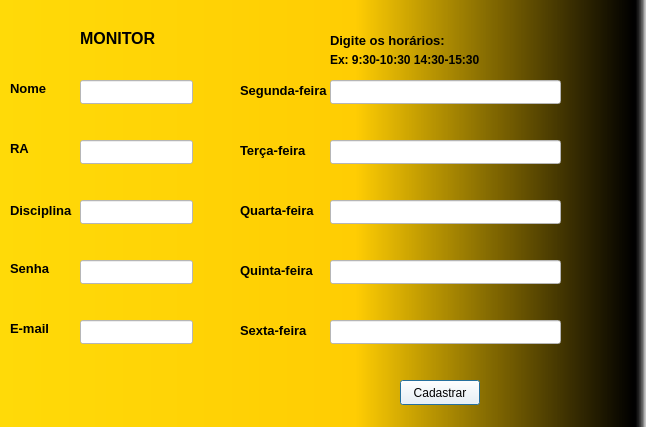
<?xml version="1.0" encoding="UTF-8"?>
<ui version="4.0">
 <class>RegistrarMonitor</class>
 <widget class="QDialog" name="RegistrarMonitor">
  <property name="geometry">
   <rect>
    <x>0</x>
    <y>0</y>
    <width>646</width>
    <height>427</height>
   </rect>
  </property>
  <property name="minimumSize">
   <size>
    <width>646</width>
    <height>427</height>
   </size>
  </property>
  <property name="maximumSize">
   <size>
    <width>646</width>
    <height>427</height>
   </size>
  </property>
  <property name="windowTitle">
   <string>Dialog</string>
  </property>
  <property name="styleSheet">
   <string notr="true">QDialog{
background-color: qlineargradient(spread:pad, x1:0, y1:0, x2:1, y2:0, stop:0 rgba(255, 218, 8, 255), stop:0.55 rgba(255, 205, 3, 255), stop:0.98 rgba(0, 0, 0, 255), stop:1 rgba(0, 0, 0, 0));
}
</string>
  </property>
  <widget class="QLabel" name="label_9">
   <property name="geometry">
    <rect>
     <x>10</x>
     <y>140</y>
     <width>55</width>
     <height>16</height>
    </rect>
   </property>
   <property name="font">
    <font>
     <pointsize>10</pointsize>
     <weight>75</weight>
     <bold>true</bold>
    </font>
   </property>
   <property name="styleSheet">
    <string notr="true">color: rgb(0, 0, 0);</string>
   </property>
   <property name="text">
    <string>RA</string>
   </property>
  </widget>
  <widget class="QLabel" name="label_11">
   <property name="geometry">
    <rect>
     <x>10</x>
     <y>260</y>
     <width>55</width>
     <height>16</height>
    </rect>
   </property>
   <property name="font">
    <font>
     <pointsize>10</pointsize>
     <weight>75</weight>
     <bold>true</bold>
    </font>
   </property>
   <property name="styleSheet">
    <string notr="true">color: rgb(0, 0, 0);</string>
   </property>
   <property name="text">
    <string>Senha</string>
   </property>
  </widget>
  <widget class="QLineEdit" name="senha">
   <property name="geometry">
    <rect>
     <x>80</x>
     <y>260</y>
     <width>113</width>
     <height>24</height>
    </rect>
   </property>
   <property name="styleSheet">
    <string notr="true">background-color: rgb(255, 255, 255);</string>
   </property>
   <property name="echoMode">
    <enum>QLineEdit::Password</enum>
   </property>
  </widget>
  <widget class="QLabel" name="label_8">
   <property name="geometry">
    <rect>
     <x>10</x>
     <y>80</y>
     <width>55</width>
     <height>16</height>
    </rect>
   </property>
   <property name="font">
    <font>
     <pointsize>10</pointsize>
     <weight>75</weight>
     <bold>true</bold>
    </font>
   </property>
   <property name="styleSheet">
    <string notr="true">color: rgb(0, 0, 0);</string>
   </property>
   <property name="text">
    <string>Nome</string>
   </property>
  </widget>
  <widget class="QLabel" name="label_2">
   <property name="geometry">
    <rect>
     <x>330</x>
     <y>30</y>
     <width>161</width>
     <height>21</height>
    </rect>
   </property>
   <property name="font">
    <font>
     <pointsize>10</pointsize>
     <weight>75</weight>
     <bold>true</bold>
    </font>
   </property>
   <property name="styleSheet">
    <string notr="true">color: rgb(0, 0, 0);</string>
   </property>
   <property name="text">
    <string>Digite os horários:</string>
   </property>
  </widget>
  <widget class="QLineEdit" name="disciplina">
   <property name="geometry">
    <rect>
     <x>80</x>
     <y>200</y>
     <width>113</width>
     <height>24</height>
    </rect>
   </property>
   <property name="styleSheet">
    <string notr="true">background-color: rgb(255, 255, 255);</string>
   </property>
  </widget>
  <widget class="QLabel" name="label_10">
   <property name="geometry">
    <rect>
     <x>10</x>
     <y>200</y>
     <width>91</width>
     <height>21</height>
    </rect>
   </property>
   <property name="font">
    <font>
     <pointsize>10</pointsize>
     <weight>75</weight>
     <bold>true</bold>
    </font>
   </property>
   <property name="styleSheet">
    <string notr="true">color: rgb(0, 0, 0);</string>
   </property>
   <property name="text">
    <string>Disciplina</string>
   </property>
  </widget>
  <widget class="QLineEdit" name="ra">
   <property name="geometry">
    <rect>
     <x>80</x>
     <y>140</y>
     <width>113</width>
     <height>24</height>
    </rect>
   </property>
   <property name="styleSheet">
    <string notr="true">background-color: rgb(255, 255, 255);</string>
   </property>
  </widget>
  <widget class="QLabel" name="label_3">
   <property name="geometry">
    <rect>
     <x>330</x>
     <y>50</y>
     <width>221</width>
     <height>20</height>
    </rect>
   </property>
   <property name="font">
    <font>
     <pointsize>9</pointsize>
     <weight>75</weight>
     <bold>true</bold>
    </font>
   </property>
   <property name="styleSheet">
    <string notr="true">color: rgb(0, 0, 0);</string>
   </property>
   <property name="text">
    <string>Ex: 9:30-10:30 14:30-15:30</string>
   </property>
  </widget>
  <widget class="QPushButton" name="registrar">
   <property name="geometry">
    <rect>
     <x>400</x>
     <y>380</y>
     <width>80</width>
     <height>25</height>
    </rect>
   </property>
   <property name="styleSheet">
    <string notr="true">color: rgb(0, 0, 0);
background-color: rgb(255, 255, 255);</string>
   </property>
   <property name="text">
    <string>Cadastrar</string>
   </property>
  </widget>
  <widget class="QLineEdit" name="nome">
   <property name="geometry">
    <rect>
     <x>80</x>
     <y>80</y>
     <width>113</width>
     <height>24</height>
    </rect>
   </property>
   <property name="styleSheet">
    <string notr="true">background-color: rgb(255, 255, 255);</string>
   </property>
  </widget>
  <widget class="QLabel" name="label_12">
   <property name="geometry">
    <rect>
     <x>10</x>
     <y>320</y>
     <width>55</width>
     <height>16</height>
    </rect>
   </property>
   <property name="font">
    <font>
     <pointsize>10</pointsize>
     <weight>75</weight>
     <bold>true</bold>
    </font>
   </property>
   <property name="styleSheet">
    <string notr="true">color: rgb(0, 0, 0);</string>
   </property>
   <property name="text">
    <string>E-mail</string>
   </property>
  </widget>
  <widget class="QLineEdit" name="email">
   <property name="geometry">
    <rect>
     <x>80</x>
     <y>320</y>
     <width>113</width>
     <height>24</height>
    </rect>
   </property>
   <property name="styleSheet">
    <string notr="true">background-color: rgb(255, 255, 255);</string>
   </property>
   <property name="echoMode">
    <enum>QLineEdit::Password</enum>
   </property>
  </widget>
  <widget class="QLabel" name="label_13">
   <property name="geometry">
    <rect>
     <x>80</x>
     <y>30</y>
     <width>111</width>
     <height>16</height>
    </rect>
   </property>
   <property name="font">
    <font>
     <pointsize>12</pointsize>
     <weight>75</weight>
     <bold>true</bold>
    </font>
   </property>
   <property name="styleSheet">
    <string notr="true">color: rgb(0, 0, 0);</string>
   </property>
   <property name="text">
    <string>MONITOR</string>
   </property>
  </widget>
  <widget class="QLineEdit" name="segunda">
   <property name="geometry">
    <rect>
     <x>330</x>
     <y>80</y>
     <width>231</width>
     <height>24</height>
    </rect>
   </property>
   <property name="styleSheet">
    <string notr="true">background-color: rgb(255, 255, 255);</string>
   </property>
  </widget>
  <widget class="QLineEdit" name="terca">
   <property name="geometry">
    <rect>
     <x>330</x>
     <y>140</y>
     <width>231</width>
     <height>24</height>
    </rect>
   </property>
   <property name="styleSheet">
    <string notr="true">background-color: rgb(255, 255, 255);</string>
   </property>
  </widget>
  <widget class="QLineEdit" name="quarta">
   <property name="geometry">
    <rect>
     <x>330</x>
     <y>200</y>
     <width>231</width>
     <height>24</height>
    </rect>
   </property>
   <property name="styleSheet">
    <string notr="true">background-color: rgb(255, 255, 255);</string>
   </property>
  </widget>
  <widget class="QLineEdit" name="quinta">
   <property name="geometry">
    <rect>
     <x>330</x>
     <y>260</y>
     <width>231</width>
     <height>24</height>
    </rect>
   </property>
   <property name="styleSheet">
    <string notr="true">background-color: rgb(255, 255, 255);</string>
   </property>
  </widget>
  <widget class="QLineEdit" name="sexta">
   <property name="geometry">
    <rect>
     <x>330</x>
     <y>320</y>
     <width>231</width>
     <height>24</height>
    </rect>
   </property>
   <property name="styleSheet">
    <string notr="true">background-color: rgb(255, 255, 255);</string>
   </property>
  </widget>
  <widget class="QLabel" name="label_14">
   <property name="geometry">
    <rect>
     <x>240</x>
     <y>80</y>
     <width>121</width>
     <height>21</height>
    </rect>
   </property>
   <property name="font">
    <font>
     <pointsize>10</pointsize>
     <weight>75</weight>
     <bold>true</bold>
    </font>
   </property>
   <property name="styleSheet">
    <string notr="true">color: rgb(0, 0, 0);</string>
   </property>
   <property name="text">
    <string>Segunda-feira</string>
   </property>
  </widget>
  <widget class="QLabel" name="label_15">
   <property name="geometry">
    <rect>
     <x>240</x>
     <y>140</y>
     <width>101</width>
     <height>21</height>
    </rect>
   </property>
   <property name="font">
    <font>
     <pointsize>10</pointsize>
     <weight>75</weight>
     <bold>true</bold>
    </font>
   </property>
   <property name="styleSheet">
    <string notr="true">color: rgb(0, 0, 0);</string>
   </property>
   <property name="text">
    <string>Terça-feira</string>
   </property>
  </widget>
  <widget class="QLabel" name="label_16">
   <property name="geometry">
    <rect>
     <x>240</x>
     <y>200</y>
     <width>111</width>
     <height>21</height>
    </rect>
   </property>
   <property name="font">
    <font>
     <pointsize>10</pointsize>
     <weight>75</weight>
     <bold>true</bold>
    </font>
   </property>
   <property name="styleSheet">
    <string notr="true">color: rgb(0, 0, 0);</string>
   </property>
   <property name="text">
    <string>Quarta-feira</string>
   </property>
  </widget>
  <widget class="QLabel" name="label_17">
   <property name="geometry">
    <rect>
     <x>240</x>
     <y>260</y>
     <width>111</width>
     <height>21</height>
    </rect>
   </property>
   <property name="font">
    <font>
     <pointsize>10</pointsize>
     <weight>75</weight>
     <bold>true</bold>
    </font>
   </property>
   <property name="styleSheet">
    <string notr="true">color: rgb(0, 0, 0);</string>
   </property>
   <property name="text">
    <string>Quinta-feira</string>
   </property>
  </widget>
  <widget class="QLabel" name="label_18">
   <property name="geometry">
    <rect>
     <x>240</x>
     <y>320</y>
     <width>101</width>
     <height>21</height>
    </rect>
   </property>
   <property name="font">
    <font>
     <pointsize>10</pointsize>
     <weight>75</weight>
     <bold>true</bold>
    </font>
   </property>
   <property name="styleSheet">
    <string notr="true">color: rgb(0, 0, 0);</string>
   </property>
   <property name="text">
    <string>Sexta-feira</string>
   </property>
  </widget>
 </widget>
 <resources/>
 <connections/>
</ui>
